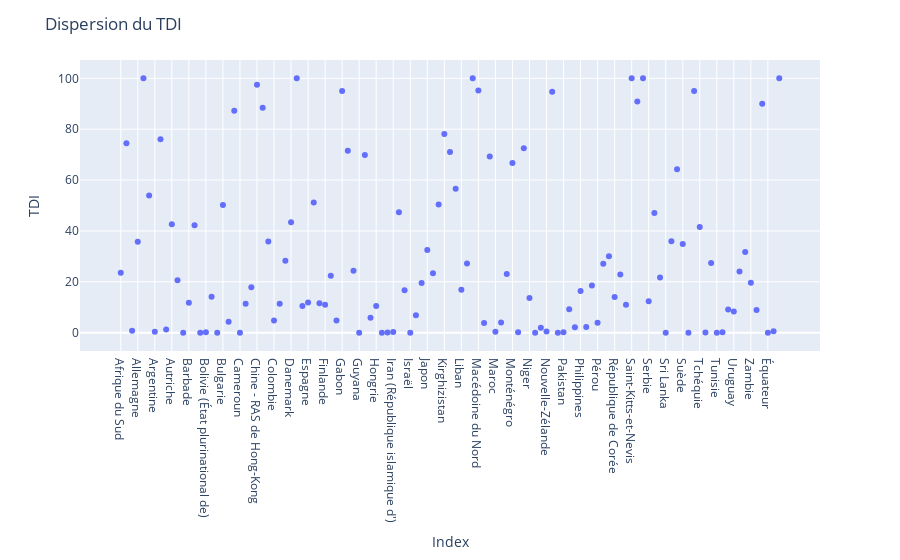

Write notebook code for a chart like this one.
### Code cell
fig = px.scatter(merged_df, x=merged_df.index, y='TDI', hover_data=[merged_df.index])
fig.update_layout(title='Dispersion du TDI', xaxis_title='Index', yaxis_title='TDI')
fig.show()

### Figure 1 — Plotly figure (JSON) as saved in the notebook; plotly's stock layout.template omitted (floating-point values rounded to 4 significant figures)
{"data": [{"hovertemplate": "Zone=%{x}<br>TDI=%{y}<extra></extra>", "legendgroup": "", "marker": {"color": "#636efa", "symbol": "circle"}, "mode": "markers", "name": "", "orientation": "v", "showlegend": false, "type": "scatter", "x": ["Afrique du Sud", "Albanie", "Algérie", "Allemagne", "Antigua-et-Barbuda", "Arabie saoudite", "Argentine", "Arménie", "Australie", "Autriche", "Azerbaïdjan", "Bangladesh", "Barbade", "Belgique", "Belize", "Bolivie (État plurinational de)", "Bosnie-Herzégovine", "Brésil", "Bulgarie", "Bélarus", "Bénin", "Cameroun", "Canada", "Chili", "Chine - RAS de Hong-Kong", "Chine - RAS de Macao", "Chypre", "Colombie", "Costa Rica", "Croatie", "Danemark", "Dominique", "El Salvador", "Espagne", "Estonie", "Fidji", "Finlande", "France", "Fédération de Russie", "Gabon", "Ghana", "Grèce", "Guyana", "Géorgie", "Honduras", "Hongrie", "Inde", "Indonésie", "Iran (République islamique d')", "Irlande", "Islande", "Israël", "Italie", "Jamaïque", "Japon", "Jordanie", "Kazakhstan", "Kirghizistan", "Koweït", "Lettonie", "Liban", "Lituanie", "Luxembourg", "Macédoine du Nord", "Malaisie", "Malte", "Maroc", "Maurice", "Mexique", "Monténégro", "Myanmar", "Namibie", "Niger", "Nigéria", "Norvège", "Nouvelle-Zélande", "Oman", "Ouganda", "Pakistan", "Panama", "Paraguay", "Philippines", "Pologne", "Portugal", "Pérou", "Roumanie", "Royaume-Uni de Grande-Bretagne et d'Irlande du Nord", "République de Corée", "République de Moldova", "République dominicaine", "Saint-Kitts-et-Nevis", "Sainte-Lucie", "Samoa", "Serbie", "Slovaquie", "Slovénie", "Sri Lanka", "Suisse", "Suriname", "Suède", "Sénégal", "Tadjikistan", "Tchéquie", "Thaïlande", "Trinité-et-Tobago", "Tunisie", "Turquie", "Ukraine", "Uruguay", "Viet Nam", "Yémen", "Zambie", "Égypte", "Émirats arabes unis", "Équateur", "États-Unis d'Amérique", "Îles Salomon"], "xaxis": "x", "y": [23.57, 74.51, 0.722, 35.74, 100, 53.96, 0.3688, 76.09, 1.245, 42.64, 20.61, 0, 11.76, 42.2, 0, 0.1873, 14.08, 0.02112, 50.23, 4.339, 87.23, 0, 11.38, 17.88, 97.42, 88.46, 35.9, 4.75, 11.33, 28.24, 43.46, 100, 10.53, 11.92, 51.22, 11.54, 11.03, 22.43, 4.839, 95, 71.56, 24.31, 0, 69.86, 5.854, 10.53, 0, 0.04344, 0.2752, 47.37, 16.67, 0, 6.87, 19.5, 32.55, 23.36, 50.43, 78.12, 70.98, 56.58, 16.88, 27.16, 100, 95.24, 3.795, 69.23, 0.3922, 4, 23.03, 66.67, 0.1802, 72.5, 13.64, 0, 1.942, 0.4464, 94.74, 0, 0.1559, 9.174, 2.174, 16.37, 2.286, 18.51, 3.934, 27.14, 30.04, 14.05, 22.86, 11.02, 100, 90.91, 100, 12.37, 47.01, 21.74, 0, 35.92, 64.29, 34.85, 0, 95, 41.58, 0.1192, 27.38, 0, 0.1367, 9.084, 8.333, 24.07, 31.71, 19.67, 8.958, 90.02, 0, 0.5582, 100], "yaxis": "y"}], "layout": {"legend": {"tracegroupgap": 0}, "margin": {"t": 60}, "title": {"text": "Dispersion du TDI"}, "xaxis": {"anchor": "y", "domain": [0, 1], "title": {"text": "Index"}}, "yaxis": {"anchor": "x", "domain": [0, 1], "title": {"text": "TDI"}}}}
